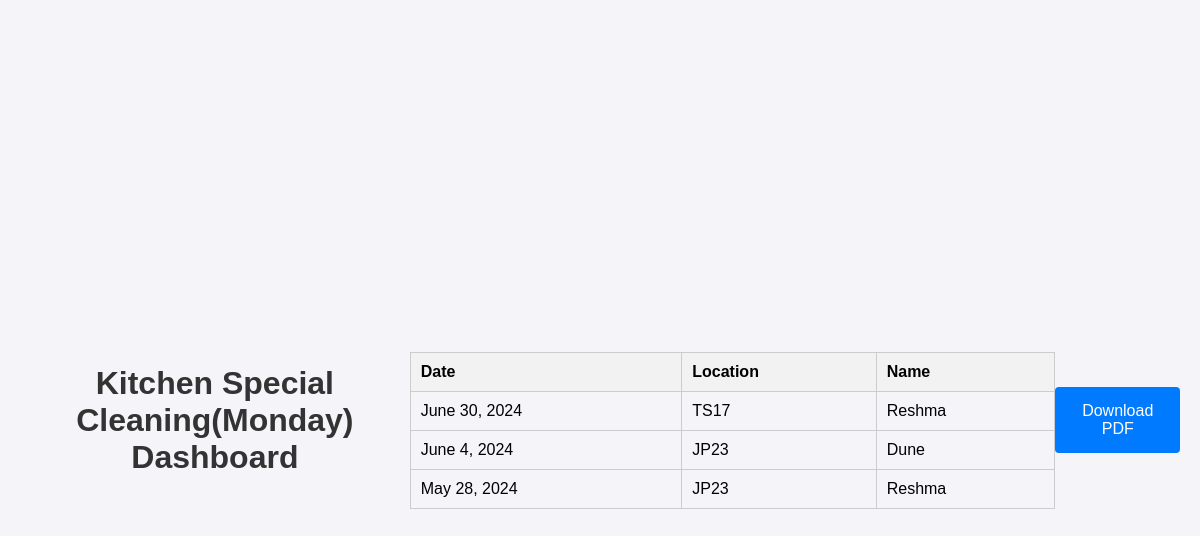
The app's page /kitchenspecialcleaningmondaydashboard/ with its own data.
### pizza_ordering/models.py (models this page shows)
class KitchenSpecialcleaningMonday(models.Model):
    LOCATION_CHOICES = [
        ('JP23', 'JP23'),
        ('KP5', 'KP5'),
        ('TS17', 'TS17'),
    ]
    location = models.CharField(max_length=50, choices=LOCATION_CHOICES, default='JP23')
    date = models.DateField()
    name = models.CharField(max_length=100)
    class Meta:
        verbose_name = "Kitchen Department Specialcleaning(Monday)"
        verbose_name_plural = "Kitchen Department Specialcleaning(Monday)"

### pizza_ordering/views.py (the view)
# urls.py: path('kitchenspecialcleaningmondaydashboard/', views.kitchen_specialcleaning_monday_dashboard, name='kitchen_specialcleaning_monday_dashboard'),
def kitchen_specialcleaning_monday_dashboard(request):
    kitchen_specialcleanings_monday = KitchenSpecialcleaningMonday.objects.all().order_by('-date')
    return render(request, 'pizza_ordering/kitchenspecialcleaningmondaydashboard.html', {'kitchen_specialcleanings_monday': kitchen_specialcleanings_monday})

### pizza_ordering/templates/pizza_ordering/kitchenspecialcleaningmondaydashboard.html (shortened to what this page needs)
<!DOCTYPE html>
<html lang="en">
<head>
</head>
<body>
    <h1>Kitchen Special Cleaning(Monday) Dashboard</h1>
    <table id="dashboard-table">
        <thead>
            <tr>
                <th>Date</th>
                <th>Location</th>
                <th>Name</th>
            </tr>
        </thead>
        <tbody>
            {% for kitchen_specialcleaning_monday in kitchen_specialcleanings_monday %}
            <tr>
                <td>{{ kitchen_specialcleaning_monday.date }}</td>
                <td>{{ kitchen_specialcleaning_monday.location }}</td>
                <td>{{ kitchen_specialcleaning_monday.name }}</td>
            </tr>
            {% endfor %}
        </tbody>
    </table>
    <button id="download-pdf-btn">Download PDF</button>
</body>
</html>

### pizza_ordering/templates/pizza_ordering/kitchenspecialcleaningmondaydashboard.html (style rules this page uses)
body { font-family: Arial, sans-serif; background-color: #f4f4f9; margin: 0; padding: 20px; display: flex; justify-content: center; align-items: center; min-height: 100vh; }
h1 { text-align: center; color: #333; margin-bottom: 20px; }
table { width: 100%; border-collapse: collapse; margin-top: 20px; }
table, th, td { border: 1px solid #ccc; }
th, td { padding: 10px; text-align: left; }
th { background-color: #f2f2f2; }
#download-pdf-btn { display: block; width: 200px; margin: 20px auto; padding: 15px; background-color: #007bff; border: none; border-radius: 4px; color: #fff; font-size: 16px; text-align: center; cursor: pointer; }

### records on screen
KitchenSpecialcleaningMonday: date "June 30, 2024", location "TS17", name "Reshma"
KitchenSpecialcleaningMonday: date "June 4, 2024", location "JP23", name "Dune"
KitchenSpecialcleaningMonday: date "May 28, 2024", location "JP23", name "Reshma"
